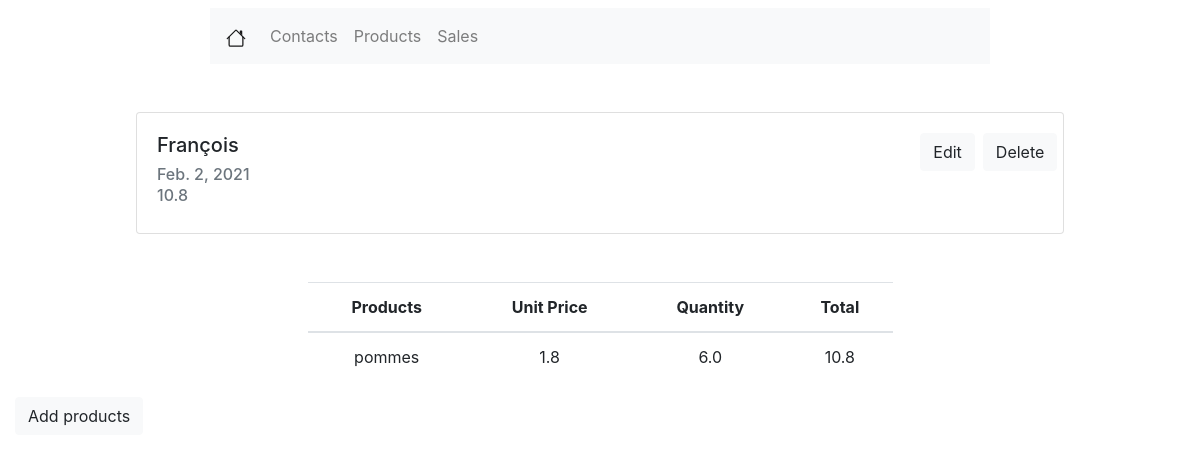
Page /sales/4/ on the earlier database version.
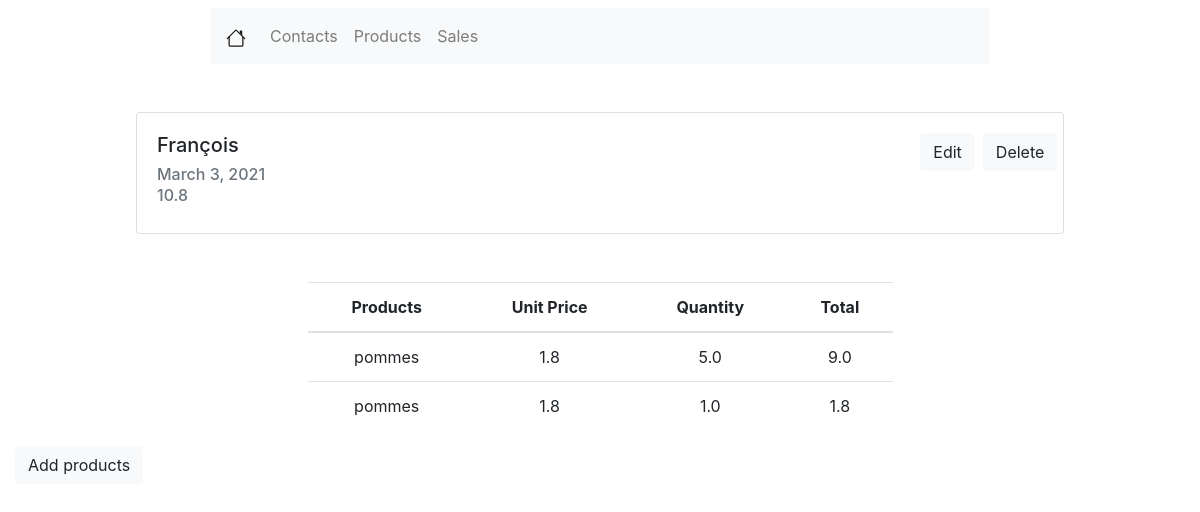
Same page on the later database version.
### sale/models.py (models this page shows, shortened)
class SaleOrder(models.Model):
    create_at = models.DateTimeField(auto_now_add=True)
    updated_at = models.DateTimeField(auto_now=True)
    name = models.CharField(max_length=100)
    partner_id = models.ForeignKey(Contact, on_delete=models.CASCADE, null=False, verbose_name='Customer')
    validity_date = models.DateField(verbose_name="Validity date", blank=True, null=True)
    @property
    def total(self):
        res = False
        for sol in self.saleorderline_set.all():
            res += sol.sol_total
        return res

class SaleOrderLine(models.Model):
    create_at = models.DateTimeField(auto_now_add=True, blank=True, null=True)
    updated_at = models.DateTimeField(auto_now=True, blank=True, null=True)
    product_id = models.ForeignKey(Product, on_delete=models.CASCADE, null=False, verbose_name="Products")
    quantity = models.FloatField(default=1, verbose_name="Quantity")
    sol_total = models.FloatField(verbose_name="Total", max_length=100)
    sale_order_id = models.ForeignKey(SaleOrder, on_delete=models.CASCADE)

### contacts/models.py (models this page shows, shortened)
class Contact(models.Model):
    COUNTRY_CHOICES = (
        ('US', 'United States'),
        ('FR', 'France'),
        ('CH', 'Suisse'),
        ('RU', 'Russia'),
        ('IT', 'Italy'),
    )
    TITLE_CHOICES = (
        ('M.', 'Monsieur'),
        ('Mme', 'Madame'),
        ('Melle', 'Mademoiselle'),
        ('NA', 'Sans avis'),
    )
    LANG_CHOICES = (
        ('EN', 'Anglais'),
        ('FR', 'Francais'),
        ('CH', 'Suisse'),
        ('RU', 'Russe'),
        ('IT', 'Italien'),
    )
    is_active = models.BooleanField(verbose_name="active", default=True)
    title = models.CharField(verbose_name="titre", max_length=50, null=False, choices=TITLE_CHOICES, default='Mme')
    lang = models.CharField(verbose_name="Langue", max_length=80, null=False, choices=LANG_CHOICES, default='US')
    name = models.CharField(verbose_name='Prénom', max_length=200, null=True)
    lastname = models.CharField(verbose_name='Nom de famille', max_length=200, null=True)
    age = models.IntegerField(verbose_name='Age', null=True)
    street = models.CharField(verbose_name="Adresse", max_length=100, null=True)
    region_zip = models.IntegerField(verbose_name="Code postale", null=True)
    city = models.CharField(verbose_name="Ville", max_length=200, null=True)
    country = models.CharField(verbose_name="Pays", max_length=100, null=False, choices=COUNTRY_CHOICES, default='CH')
    phone = PhoneNumberField(null=True)
    mobile = PhoneNumberField(null=True)
    email = models.EmailField(verbose_name="E-mail", max_length=254, null=True)
    state = models.CharField(verbose_name="Etat", max_length=20, null=True)

### products/models.py (models this page shows, shortened)
class Product(models.Model):
    name = models.CharField(verbose_name="Nom du produit", max_length=50)
    price = models.FloatField(verbose_name="Prix du produit")
    description = models.TextField(verbose_name="Description du produit", null=True)
    picture = models.ImageField(verbose_name="Illustrations", upload_to='products', null=True)
    categ_id = models.ForeignKey(ProductCategory, on_delete=models.CASCADE, null=True)
    tax_ids = models.ManyToManyField("tax.AccountTax")

### sale/views.py (the view)
# urls.py: path('<int:pk>/', views.SaleOrderDetailView.as_view(), name='sale_detail'),
class SaleOrderDetailView(generic.DetailView):
    template_name = 'sale/sale_formview.html'
    model = SaleOrder

### sale/templates/sale/sale_formview.html (shortened to what this page needs)
{% extends 'viewlist/viewlist.html' %}
{% block viewlist %}
    <div class="row mx-auto mt-5 justify-content-center">
        <div class="card" style="width: 58rem;">
            <div class="card-body">
                <div class="row">
                    <div class="col-md-10">
                        <h5 class="card-title">{{ saleorder.partner_id.name }} </h5>
                    </div>
                    <div class="col-md-2" style="display: inherit">
                        <a class="btn btn-light mr-2" href="{% url 'edit_sale' saleorder.pk %}"
                           role="button">Edit</a>
                        <form action="#" method="post">
                            <button class="btn btn-light mr-2">Delete</button>
                        </form>
                    </div>
                </div>
                <h6 class="card-subtitle mb-2 text-muted ">{{ saleorder.validity_date }}</h6>
                <h6 class="card-subtitle mb-2 text-muted">{{ saleorder.total }}</h6>
            </div>
        </div>
    </div>
    <div class="row mx-auto mt-5 justify-content-center">
        <table class="table table-hover w-50" style="text-align: center">
            <thead>
            <tr>
                <th scope="col">Products</th>
                <th scope="col">Unit Price</th>
                <th scope="col">Quantity</th>
                <th scope="col">Total</th>
            </tr>
            </thead>
            <tbody>
            {% for sol in saleorder.saleorderline_set.all %}
                <tr>
                    <td>{{ sol.product_id.name }}</td>
                    <td>{{ sol.product_id.price }}</td>
                    <td>{{ sol.quantity }}</td>
                    <td>{{ sol.sol_total }}</td>
                </tr>
            {% endfor %}
            </tbody>
        </table>
    </div>
    <a class="btn btn-light" href="{% url 'edit_sale' saleorder.pk %}" role="button">Add products</a>
{% endblock %}

### viewlist/templates/viewlist/viewlist.html (shortened to what this page needs)
{% extends 'index/index.html' %}
{% block content %}
    <nav class="navbar navbar-expand-lg navbar-light bg-light mt-2 col-md-8 offset-md-2">
        <a class="navbar-brand" href="{% url 'home' %}">
        </a>
        <div class="collapse navbar-collapse" id="navbarNav">
            <ul class="navbar-nav">
                <li class="nav-item">
                    <a class="nav-link" href="{% url 'contacts' %}">Contacts</a>
                </li>
                <li class="nav-item">
                    <a class="nav-link" href="{% url 'products' %}">Products</a>
                </li>
                <li class="nav-item">
                    <a class="nav-link" href="{% url 'sales' %}">Sales</a>
                </li>
            </ul>
        </div>
    </nav>
    {% block viewlist %}
    {% endblock %}
{% endblock %}

### index/templates/index/index.html (shortened to what this page needs)
<!doctype html>
<html lang="en">
  <head>
    <link rel="stylesheet" href="https://cdn.jsdelivr.net/npm/bootstrap@4.5.3/dist/css/bootstrap.min.css">
  </head>
    <body>
        <div class="container-fluid">
            {% block content %}
            {% endblock %}
        </div>
    </body>
</html>

Differences in the rows shown:
removed SaleOrderLine: product_id.name "pommes", product_id.price "1.8", quantity "6.0", sol_total "10.8"
changed SaleOrder "François": validity_date "Feb. 2, 2021" → "March 3, 2021"
added SaleOrderLine: product_id.name "pommes", product_id.price "1.8", quantity "5.0", sol_total "9.0"
added SaleOrderLine: product_id.name "pommes", product_id.price "1.8", quantity "1.0", sol_total "1.8"
